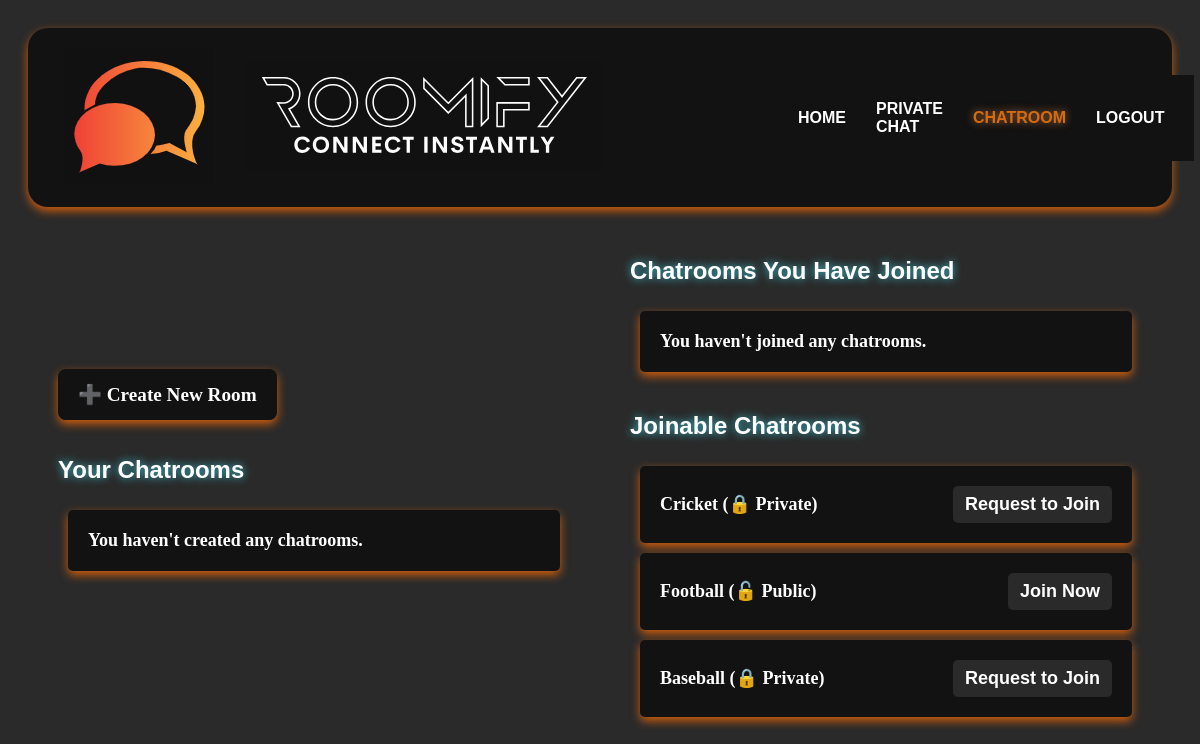
The app's page /chatroom/ (signed in), older data.
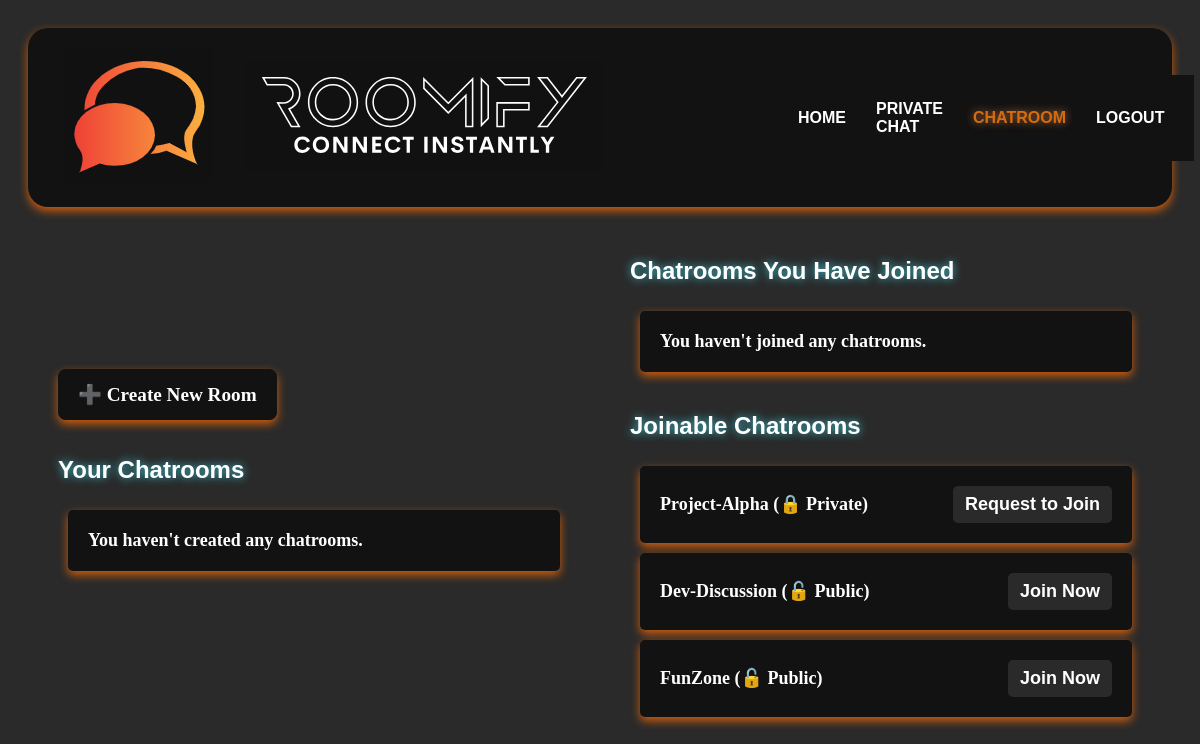
The same page, newer data.
### chat/models.py (models this page shows, shortened)
class ChatRoom(models.Model):
    name = models.CharField(max_length=255, unique=True)  # Room name
    created_by = models.ForeignKey(User, on_delete=models.CASCADE, related_name="created_rooms")  # Room creator
    participants = models.ManyToManyField(User, related_name="chat_rooms")  # Users in the room
    private = models.BooleanField(default=False)  # True = Private, False = Public
    created_at = models.DateTimeField(auto_now_add=True)  # Timestamp when room was created

### chat/views.py (the view)
# urls.py: path("chatroom/", chatroom_view, name="chatroom_view"),
@login_required
def chatroom_view(request):
    owned_chatrooms = ChatRoom.objects.filter(created_by=request.user)
    joined_chatrooms = ChatRoom.objects.filter(participants=request.user)
    joinable_chatrooms = ChatRoom.objects.exclude(participants=request.user).exclude(created_by=request.user)
    return render(request, "chat/chatroom.html", {
        "owned_chatrooms": owned_chatrooms,
        "joined_chatrooms": joined_chatrooms,
        "joinable_chatrooms": joinable_chatrooms
    })

### chat/templates/chat/chatroom.html (shortened to what this page needs)
<!DOCTYPE html>
<html lang="en">
<head>
</head>
<body>
    <div class="header">
        <div class="logo" id="logo1">
            {% load static %}
            <img src="{% static 'Logo.png' %}" alt="Roomify Logo">
        </div>
        <div class="logo" id="logo2">
            {% load static %}
            <img src="{% static 'Title1.png' %}" alt="Roomify Title">
        </div>
        <div class="logo">
        <nav class="navbar-custom">
            <a href="{% url 'home' %}">Home</a>
            <a href="{% url 'private_chat' %}">Private Chat</a>
            <a href="{% url 'chatroom_view' %}" id="currnav">Chatroom</a>
            <a href="{% url 'logout' %}">Logout</a>
    </nav>
        </div>
    </div>
    <div class="container mt-4">
        <div class="section1">
            <div class="create-room">
                <a href="{% url 'create_chatroom' %}" class="create-btn">➕ Create New Room</a>
            </div>
            <h2>Your Chatrooms</h2>
                <ul>
                    {% for room in owned_chatrooms %}
                            <a href="{% url 'chatroom_details' room.id %}" class="chatroom-link"><li class="chatroom-item">{{ room.name }}   {% if room.private %} (🔒 Private) {% else %} (🔓 Public) {% endif %}</li></a>
                    {% empty %}
                        <li>You haven't created any chatrooms.</li>
                    {% endfor %}
                </ul>
        </div>
        <div class="section2">
                <h2>Chatrooms You Have Joined</h2>
                <ul>
                    {% for room in joined_chatrooms %}
                            <a href="{% url 'chatroom_details' room.id %}" class="chatroom-link"><li class="chatroom-item">{{ room.name }} {% if room.private %} (🔒 Private) {% else %} (🔓 Public) {% endif %}</li></a>
                    {% empty %}
                        <li>You haven't joined any chatrooms.</li>
                    {% endfor %}
                </ul>
                <h2>Joinable Chatrooms</h2>
                <ul>
                    {% for room in joinable_chatrooms %}
                        <li>
                            {{ room.name }}
                            {% if room.private %} (🔒 Private) {% else %} (🔓 Public) {% endif %}
                            <form action="{% url 'join_chatroom' room.id %}" method="POST" style="display:inline;">
                                <button type="submit">
                                    {% if room.private %} Request to Join {% else %} Join Now {% endif %}
                                </button>
                            </form>
                        </li>
                    {% empty %}
                        <li>No chatrooms available to join.</li>
                    {% endfor %}
                </ul>
        </div>
    </div>
</body>
</html>

### chat/templates/chat/chatroom.html (style rules this page uses)
body { background-color: #2a2a2a; color: #ffffff; font-family: Arial, sans-serif; padding: 20px; }
.header { display: flex; justify-content: flex-start; align-items: center; background-color: #121212; box-shadow: 0 4px 10px rgb(207, 94, 13); border-radius: 20px; padding: 20px; }
.logo { margin: 0 15px; }
.navbar-custom { background-color: #121212; padding: 15px; padding-left: 150px; display: flex; justify-content: space-between; align-items: center; }
li { color: white; }
.navbar-custom a { text-transform: uppercase; font-weight: 600; color: #ffffff; text-decoration: none; padding: 10px 15px; font-size: 16px; transition: 0.3s ease; border-radius: 5px; }
#currnav { color: #d76c0f; text-shadow: 0px 0px 8px rgba(219, 136, 77, 0.8); }
.container { display: flex; border-radius: 10px; }
.section1 { width: 550px; height: auto; overflow: auto; margin: auto; padding: 30px; }
.section2 { width: 550px; height: auto; overflow: auto; margin: auto; padding: 30px; }
h2 { color: white; margin-bottom: 15px; font-weight: bold; text-shadow: 0px 0px 8px rgba(66, 232, 254, 0.8); }
ul { list-style-type: none; padding: 10px; }
li { font-family: cursive; font-weight: bold; font-size: large; background-color: #121212; width: auto; padding: 20px; margin-bottom: 10px; border-radius: 5px; display: flex; justify-content: space-between; align-items: center; box-shadow: 0 4px 10px rgb(207, 94, 13); }
button { background-color: #2a2a2a; color: white; font-size: large; font-weight: bold; border: none; padding: 8px 12px; border-radius: 5px; cursor: pointer; transition: 0.3s ease; }
.create-room { padding-bottom: 30px; }
.create-btn { text-decoration: none; background: #121212; color: white; font-family: cursive; font-size: larger; font-weight: bold; padding: 15px 20px; border-radius: 8px; box-shadow: 0 4px 10px rgb(207, 94, 13); }

Row changes from the older to the newer data that the page shows:
removed ChatRoom: name "Cricket", private "(🔒 Private)"
removed ChatRoom: name "Football", private "(🔓 Public)"
removed ChatRoom: name "Baseball", private "(🔒 Private)"
added ChatRoom: name "Project-Alpha", private "(🔒 Private)"
added ChatRoom: name "Dev-Discussion", private "(🔓 Public)"
added ChatRoom: name "FunZone", private "(🔓 Public)"
